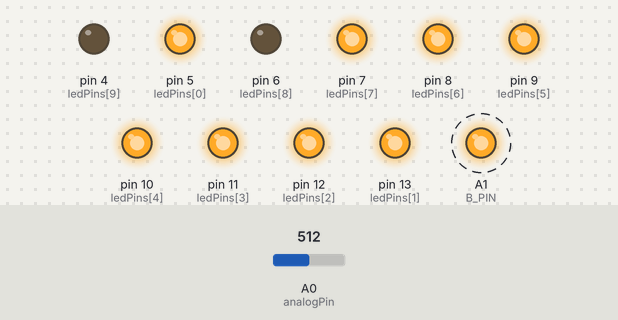
This sketch was run on a simulated Arduino Uno, built with avr-gcc and run on an emulated ATmega328P. Shown: output pins drawn as LEDs (lit = HIGH). Dashed ring = blinking. Inputs (shaded band) come from the test bench; at power-on: A0 (analogPin) = 512.

Above: at 1.25 s.
1.3 s: A0 (analogPin) set to 483
At 1.45 s:
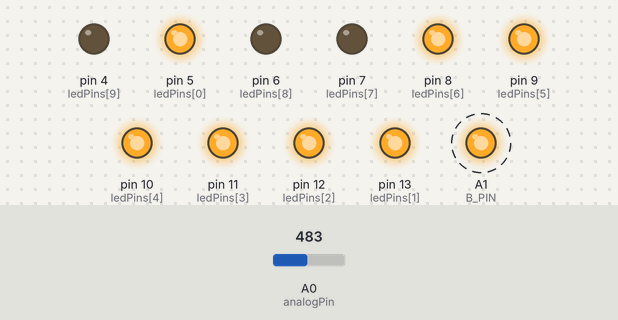
4.3 s: A0 (analogPin) set to 466
7.3 s: A0 (analogPin) set to 440
At 7.45 s:
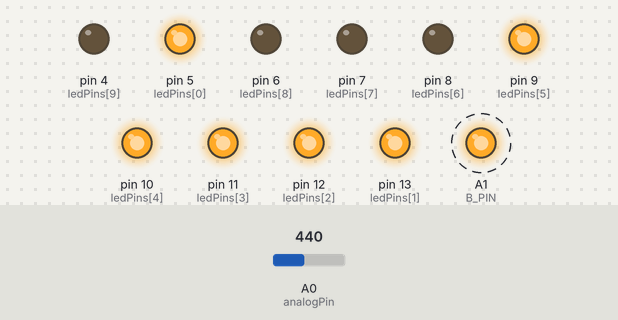
10.3 s: A0 (analogPin) set to 413
13.3 s: A0 (analogPin) set to 384
At 13.46 s:
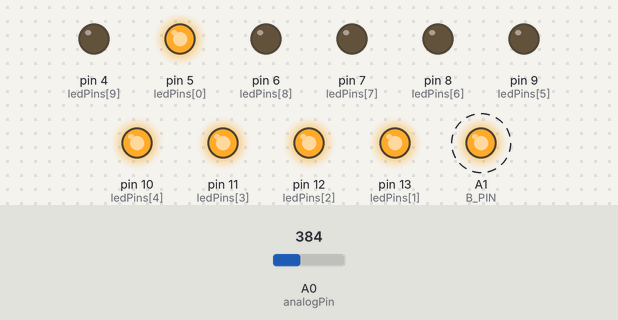
16.3 s: A0 (analogPin) set to 240
At 17.1 s:
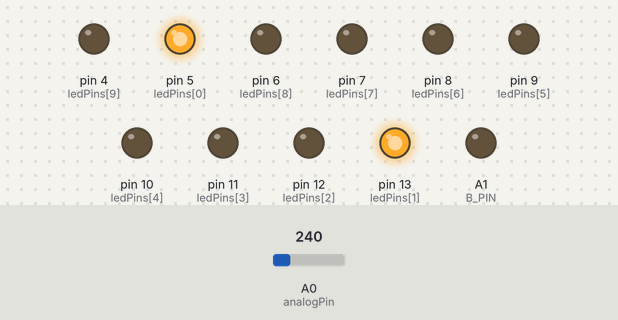
Timing chart, 0 to 18.9 s (numbered marks = the images above; inputs shaded):
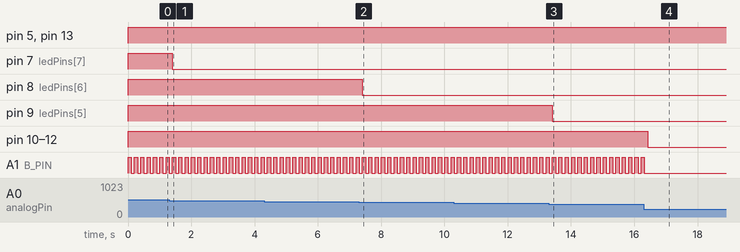

The sketch:

alcohol.ino.ino
```cpp
/*

@ Code for interfacing Alcohol Gas Sensor MQ-3 with Arduino
@ Code by Daniel Spillere Andrade and Daniel Amato Zabotti
@ daniel@danielandrade.net / danielzabotti@gmail.com
@     www.DanielAndrade.net

*/

#define B_PIN A1
const int analogPin = 0;    // the pin that the potentiometer is attached to
const int ledCount = 10;    // the number of LEDs in the bar graph

int ledPins[] = {
  5,13,12,11,10,9,8,7,6,4 // Here we have the number of LEDs to use in the BarGraph
  };


void setup() {

  for (int thisLed = 0; thisLed < ledCount; thisLed++) {
    pinMode(ledPins[thisLed], OUTPUT);
    pinMode( B_PIN, OUTPUT);
  }
}

void loop() {
  //This is the code to light up LED's
  int sensorReading = analogRead(analogPin);

  int ledLevel = map(sensorReading, 100, 600, 0, ledCount);


  for (int thisLed = 0; thisLed < ledCount; thisLed++) {

   if (thisLed < ledLevel) {
      digitalWrite(ledPins[thisLed], HIGH);
    }


    else {
      digitalWrite(ledPins[thisLed], LOW);
      digitalWrite( B_PIN, LOW);
    }
  }
  {
  if ( 250< sensorReading) {
      digitalWrite( B_PIN, HIGH);
      delay(100);
      digitalWrite( B_PIN, LOW);
      delay(100);
    }

    else {
      //digitalWrite(ledPins[thisLed], LOW);
      digitalWrite( B_PIN, LOW);
    }}
}
```

Measured:
- the behaviour switches between 500 and 499 on A0 (analogPin) (found by bisection; images 0 and 1)
- the behaviour switches between 450 and 449 on A0 (analogPin) (found by bisection; images 1 and 2)
- the behaviour switches between 400 and 399 on A0 (analogPin) (found by bisection; images 2 and 3)
- after the input at 1.3 s, pin 7 (ledPins[7]): HIGH → LOW after 0.10 s
- after the input at 7.3 s, pin 8 (ledPins[6]): HIGH → LOW after 0.11 s
- after the input at 13.3 s, pin 9 (ledPins[5]): HIGH → LOW after 0.12 s
- after the input at 16.3 s, pin 10 (ledPins[4]), pin 11 (ledPins[3]), pin 12 (ledPins[2]): HIGH → LOW after 0.12 s; A1 (B_PIN): goes on until 16.3 s, then stays LOW
- by itself, A1 (B_PIN): alternates HIGH for 0.10 s and LOW for 0.10 s
